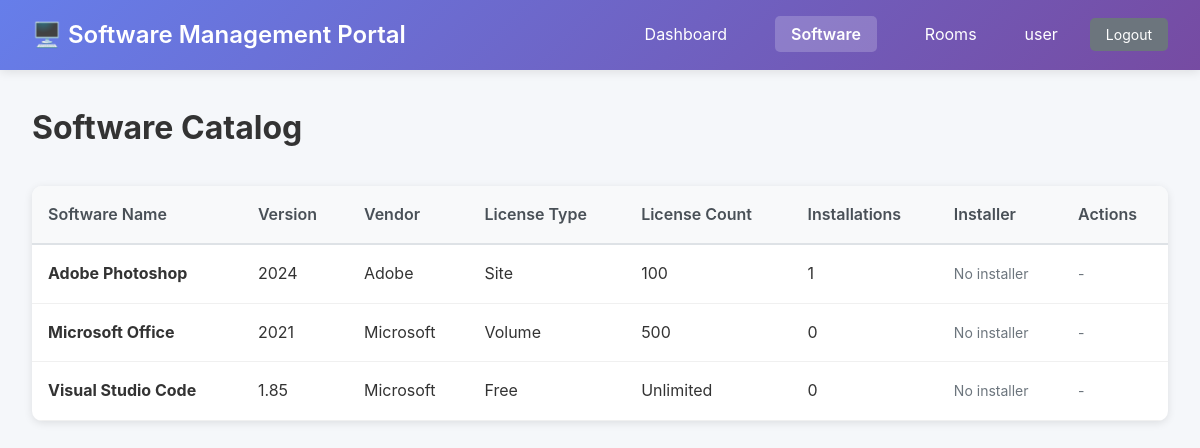
The page /software (signed in) on the database its author committed.
### tables this page shows
CREATE TABLE users (
    id INTEGER PRIMARY KEY AUTOINCREMENT,
    username TEXT NOT NULL UNIQUE,
    password_hash TEXT NOT NULL,
    full_name TEXT,
    email TEXT,
    is_superuser BOOLEAN DEFAULT 0,
    created_at TIMESTAMP DEFAULT CURRENT_TIMESTAMP,
    last_login TIMESTAMP
);

CREATE TABLE software (
    id INTEGER PRIMARY KEY AUTOINCREMENT,
    software_name TEXT NOT NULL,
    version TEXT NOT NULL,
    vendor TEXT,
    license_key TEXT,
    license_type TEXT, -- e.g., 'Site', 'Volume', 'Per-User'
    license_count INTEGER,
    installer_filename TEXT,
    installer_path TEXT,
    description TEXT,
    created_at TIMESTAMP DEFAULT CURRENT_TIMESTAMP,
    updated_at TIMESTAMP DEFAULT CURRENT_TIMESTAMP
);

### app.py (the view)
@app.route('/software')
@login_required
def software_list():
    conn = get_db()
    cursor = conn.cursor()
    cursor.execute('''
        SELECT s.*, COUNT(i.id) as installation_count
        FROM software s LEFT JOIN installations i ON s.id = i.software_id
        GROUP BY s.id ORDER BY s.software_name
    ''')
    software = [dict(row) for row in cursor.fetchall()]
    conn.close()
    return render_template('software_list.html', software=software)

### app.py (called while the page is built)
@login_manager.user_loader
def load_user(user_id):
    conn = get_db()
    cursor = conn.cursor()
    cursor.execute('SELECT id, username, full_name, is_superuser FROM users WHERE id = ?', (user_id,))
    user_data = cursor.fetchone()
    conn.close()
    if user_data:
        return User(user_data['id'], user_data['username'], user_data['full_name'], user_data['is_superuser'])
    return None

def get_db():
    conn = sqlite3.connect(DB_PATH)
    conn.row_factory = sqlite3.Row
    return conn

### templates/software_list.html (shortened to what this page needs)
<!DOCTYPE html>
<html lang="en">
<head>
    <link rel="stylesheet" href="{{ url_for('static', filename='style.css') }}">
</head>
<body>
    <nav class="navbar">
        <div class="nav-brand">
            <h1>🖥️ Software Management Portal</h1>
        </div>
        <ul class="nav-menu">
            <li><a href="{{ url_for('index') }}">Dashboard</a></li>
            <li><a href="{{ url_for('software_list') }}" class="active">Software</a></li>
            <li><a href="{{ url_for('rooms_list') }}">Rooms</a></li>
            <li class="user-info">
                {{ current_user.username }}
            </li>
            <li><a href="{{ url_for('logout') }}" class="btn-sm btn-secondary">Logout</a></li>
        </ul>
    </nav>
    <div class="container">
        <div class="page-header">
            <h2>Software Catalog</h2>
        </div>
        <div class="table-container">
            <table class="data-table">
                <thead>
                    <tr>
                        <th>Software Name</th>
                        <th>Version</th>
                        <th>Vendor</th>
                        <th>License Type</th>
                        <th>License Count</th>
                        <th>Installations</th>
                        <th>Installer</th>
                        <th>Actions</th>
                    </tr>
                </thead>
                <tbody>
                    {% for sw in software %}
                    <tr>
                        <td><strong>{{ sw.software_name }}</strong></td>
                        <td>{{ sw.version }}</td>
                        <td>{{ sw.vendor or 'N/A' }}</td>
                        <td>{{ sw.license_type or 'N/A' }}</td>
                        <td>{{ sw.license_count if sw.license_count >= 0 else 'Unlimited' }}</td>
                        <td>{{ sw.installation_count }}</td>
                        <td>
                            {% if sw.installer_filename %}
                            <a href="{{ url_for('download_installer', software_id=sw.id) }}" class="btn-sm btn-secondary">
                                📥 {{ sw.installer_filename }}
                            </a>
                            {% else %}
                            <span class="text-muted">No installer</span>
                            {% endif %}
                        </td>
                        <td>
                            {% if current_user.is_superuser %}
                            <form method="post" action="{{ url_for('delete_software', software_id=sw.id) }}" style="display:inline;" onsubmit="return confirm('Delete {{ sw.software_name }}? This will fail if installations exist.');">
                                <button type="submit" class="btn-sm btn-danger">Delete</button>
                            </form>
                            {% else %}
                            <span class="text-muted">-</span>
                            {% endif %}
                        </td>
                    </tr>
                    {% endfor %}
                </tbody>
            </table>
        </div>
    </div>
</body>
</html>

### static/style.css (style rules this page uses)
* { margin: 0; padding: 0; box-sizing: border-box; }
body { font-family: -apple-system, BlinkMacSystemFont, 'Segoe UI', Roboto, 'Helvetica Neue', Arial, sans-serif; background: #f5f7fa; color: #333; line-height: 1.6; }
.navbar { background: linear-gradient(135deg, #667eea 0%, #764ba2 100%); color: white; padding: 1rem 2rem; box-shadow: 0 2px 10px rgba(0,0,0,0.1); display: flex; justify-content: space-between; align-items: center; }
.nav-brand h1 { font-size: 1.5rem; font-weight: 600; }
.nav-menu { display: flex; list-style: none; gap: 2rem; }
.nav-menu a { color: white; text-decoration: none; padding: 0.5rem 1rem; border-radius: 5px; transition: background 0.3s; position: relative; }
.nav-menu a.active { background: rgba(255,255,255,0.2); font-weight: 600; }
.container { max-width: 1400px; margin: 2rem auto; padding: 0 2rem; }
.page-header { display: flex; justify-content: space-between; align-items: center; margin-bottom: 2rem; }
.page-header h2 { font-size: 2rem; color: #333; }
.table-container { background: white; border-radius: 10px; box-shadow: 0 2px 8px rgba(0,0,0,0.1); overflow-x: auto; margin-bottom: 2rem; }
.data-table { width: 100%; border-collapse: collapse; }
.data-table thead { background: #f8f9fa; border-bottom: 2px solid #dee2e6; }
.data-table th { padding: 1rem; text-align: left; font-weight: 600; color: #495057; white-space: nowrap; }
.data-table td { padding: 1rem; border-bottom: 1px solid #f0f0f0; }
.text-muted { color: #6c757d; font-size: 0.875rem; }
.btn-secondary { background: #6c757d; color: white; }
.btn-sm { padding: 0.4rem 0.8rem; font-size: 0.875rem; }

### rows shown on the page
users: username "user"
software: software_name "Adobe Photoshop", version "2024", vendor "Adobe", license_type "Site", license_count "100", installation_count "1"
software: software_name "Microsoft Office", version "2021", vendor "Microsoft", license_type "Volume", license_count "500", installation_count "0"
software: software_name "Visual Studio Code", version "1.85", vendor "Microsoft", license_type "Free", license_count "Unlimited", installation_count "0"
